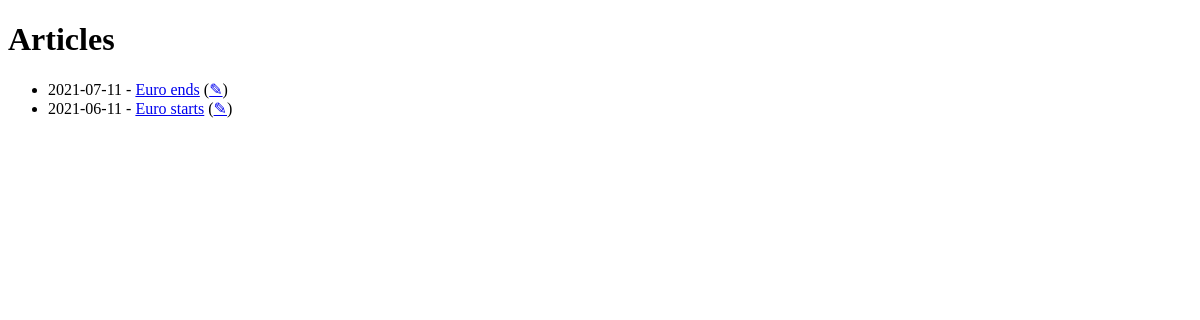
The page /articles/ on the database as committed earlier.
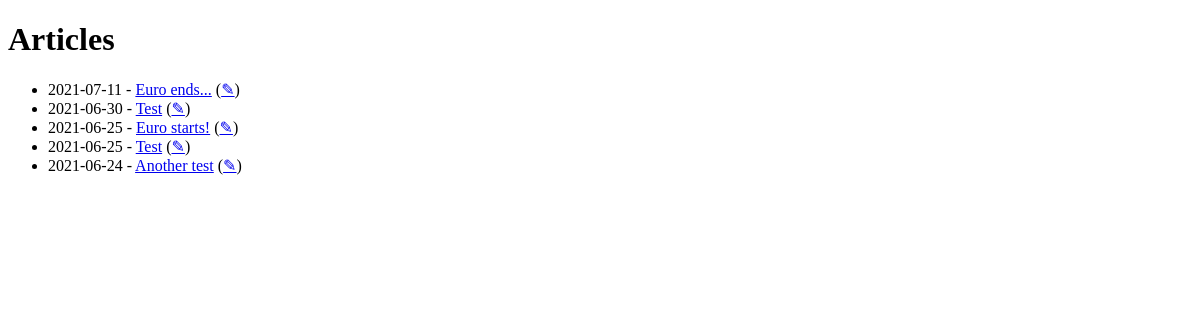
The same page on the database as committed later.
### tables this page shows
CREATE TABLE "article" (
    "id" INTEGER PRIMARY KEY AUTOINCREMENT,
    "title" VARCHAR(100) NOT NULL,
    "body" TEXT NOT NULL,
    "creation_date" DATETIME NOT NULL DEFAULT CURRENT_TIMESTAMP,
    "publish_date" DATETIME NOT NULL,
    "author_id" INTEGER REFERENCES "author" ("id"),
    "category_id" INTEGER REFERENCES "category" ("id")
);

### app.py (the view)
@app.get('/articles/')
def article_list():
    PAGE_SIZE = 5
    try:
        page = int(request.args.get('page', 1))    # /articles/?page=2
    except (TypeError, ValueError):  # as err:
        page = 1
    cur = get_con().cursor()
    articles = cur.execute(
        '''
        SELECT "id", "title", "publish_date"
        FROM "article"
        ORDER BY "publish_date" DESC, "title"
        LIMIT :page_size OFFSET :offset
        ''',
        {'page_size': PAGE_SIZE, 'offset': (page-1) * 5}
    ).fetchall()
    if len(articles) == 0:
        abort(404)
    app.logger.debug([dict(a) for a in articles])
    return render_template('/articles/list.html', articles=articles)

### app.py (called while the page is built)
def get_con():
    con = getattr(g, 'con', None)   # con = g.con
    if con is None:
        con = sqlite3.connect(DATABASE_PATH)
        con.row_factory = sqlite3.Row
        setattr(g, 'con', con)      # g.con = con
    return con

@app.teardown_appcontext
def close_connection(err):
    """ if request.endpoint != 'static':
        app.logger.debug('...') """
    if (con := g.pop('con', None)) is not None:
        con.close()
    if err is not None:
        app.logger.error(err)

### templates/articles/list.html (shortened to what this page needs)
{% extends "_base.html" %}
{% block main %}
    <h1>Articles</h1>
    <ul>
        {% for article in articles %}
            <li>
                {{ article['publish_date'] }} -
                <a href="{{ url_for('article_details', id=article['id']) }}">{{ article['title'] }}</a>
                (<a href="{{ url_for('edit_article', id=article['id']) }}">✎</a>)
            </li>
        {% endfor %}
    </ul>
{% endblock main %}

### templates/_base.html (shortened to what this page needs)
<!DOCTYPE html>
<html lang="en">
<head>
    <link rel="stylesheet" href="{{ url_for('static', filename='css/style.css') }}">
</head>
<body>
    {% block main required %}{% endblock %}
</body>
</html>

Rows that differ between the two databases and show on the page:
changed article: title "Euro ends" → "Euro ends..."
added article: publish_date "2021-06-30", title "Test"
changed article: publish_date "2021-06-11" → "2021-06-25"; title "Euro starts" → "Euro starts!"
added article: publish_date "2021-06-25", title "Test"
added article: publish_date "2021-06-24", title "Another test"
